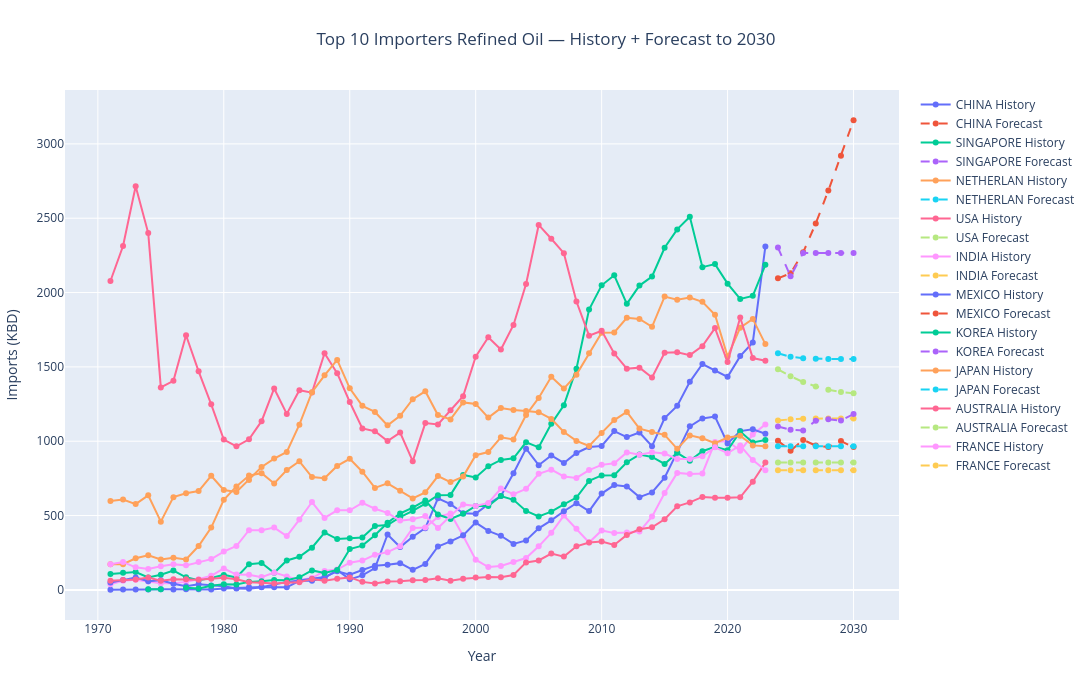

The cell this chart's notebook holds for it:
### Code cell
import plotly.graph_objects as go

fig = go.Figure()

for r in forecast_results:
    hist = r["ts"]
    fc = r["forecast"]

    # Historical (solid)
    fig.add_trace(
        go.Scatter(
            x=hist.index,
            y=hist.values,
            mode="lines+markers",
            name=f"{r['Country']} History"
        )
    )

    # Forecast (dashed)
    fig.add_trace(
        go.Scatter(
            x=fc.index,
            y=fc.values,
            mode="lines+markers",
            line=dict(dash="dash"),
            name=f"{r['Country']} Forecast"
        )
    )

fig.update_layout(
    title="Top 10 Importers Refined Oil — History + Forecast to 2030",
    title_x=0.5,
    xaxis_title="Year",
    yaxis_title="Imports (KBD)",
    hovermode="x unified",
    width=1200,
    height=700,
    margin=dict(l=40, r=40, t=90, b=80)
)

fig.show()
